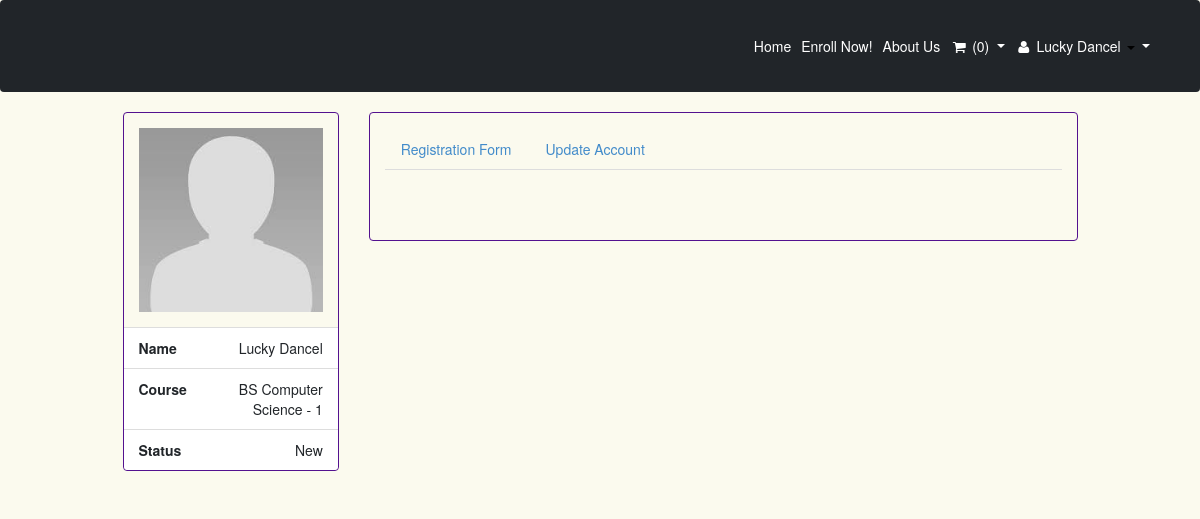
Page /index.php?q=profile (signed in) on the committed database.
### tables this page shows
CREATE TABLE `tblstudent` (
  `S_ID` int(11) NOT NULL,
  `IDNO` int(20) NOT NULL,
  `FNAME` varchar(40) NOT NULL,
  `LNAME` varchar(40) NOT NULL,
  `MNAME` varchar(40) NOT NULL,
  `SEX` varchar(10) NOT NULL DEFAULT 'Male',
  `BDAY` date NOT NULL,
  `BPLACE` text NOT NULL,
  `STATUS` varchar(30) NOT NULL,
  `AGE` int(30) NOT NULL,
  `NATIONALITY` varchar(40) NOT NULL,
  `RELIGION` varchar(255) NOT NULL,
  `CONTACT_NO` varchar(40) NOT NULL,
  `HOME_ADD` text NOT NULL,
  `ACC_USERNAME` varchar(255) NOT NULL,
  `ACC_PASSWORD` text NOT NULL,
  `student_status` text NOT NULL,
  `YEARLEVEL` int(11) NOT NULL,
  `STUDSECTION` int(11) NOT NULL,
  `COURSE_ID` int(11) NOT NULL,
  `STUDPHOTO` varchar(255) NOT NULL,
  `SEMESTER` varchar(30) NOT NULL,
  `SYEAR` varchar(30) NOT NULL,
  `NewEnrollees` tinyint(1) NOT NULL
);

CREATE TABLE `course` (
  `COURSE_ID` int(11) NOT NULL,
  `COURSE_NAME` varchar(30) NOT NULL,
  `COURSE_LEVEL` varchar(50) NOT NULL DEFAULT '1',
  `COURSE_MAJOR` varchar(30) NOT NULL DEFAULT 'None',
  `COURSE_DESC` varchar(255) NOT NULL,
  `DEPT_ID` int(11) NOT NULL,
  `SETSEMESTER` varchar(90) NOT NULL
);

### index.php (called while the page is built, shortened)
<?php
require_once ("include/initialize.php");
$view = (isset($_GET['q']) && $_GET['q'] != '') ? $_GET['q'] : '';
switch ($view) {
 	case 'profile' :
        $title="Profile";
		break;
}
require_once("theme/templates.php");
?>

### include/database.php (called while the page is built, shortened)
<?php
class Database {
	var $sql_string = '';
	public $conn;
	public function open_connection() {
		$this->conn = mysqli_connect(server,user,pass);
		if(!$this->conn){
			echo "Problem in database connection! Contact administrator!";
			exit();
		}else{
			$db_select = mysqli_select_db($this->conn,database_name);
		}
	}
	function setQuery($sql='') {
		$this->sql_string=$sql;
	}
	function executeQuery() {
		$result = mysqli_query($this->conn,$this->sql_string);
		return $result;
	}
	private function confirm_query($result) {
		return $result;
	}
	function loadSingleResult() {
		$cur = $this->executeQuery();
		while ($row = mysqli_fetch_object($cur)) {
		return $data = $row;
		}
	}
}
$mydb = new Database();
?>

### include/students.php (called while the page is built, shortened)
<?php
require_once(LIB_PATH.DS.'database.php');
class Student {
	protected static  $tblname = "tblstudent";
	function single_student($id=""){
			global $mydb;
			$mydb->setQuery("SELECT * FROM ".self::$tblname."
				Where IDNO= '{$id}' LIMIT 1");
			$cur = $mydb->loadSingleResult();
			return $cur;
	}
}
?>

### include/courses.php (called while the page is built, shortened)
<?php
require_once(LIB_PATH.DS.'database.php');
class Course {
	protected static  $tblname = "course";
	function single_course($id=""){
			global $mydb;
			$mydb->setQuery("SELECT * FROM ".self::$tblname."
				Where COURSE_ID= '{$id}' LIMIT 1");
			$cur = $mydb->loadSingleResult();
			return $cur;
	}
}
?>

### theme/templates.php (shortened to what this page needs)
<!DOCTYPE html>
<html lang="en">
    <head>
        <link href="<?php echo web_root; ?>css/styles.css" rel="stylesheet" />
        <link href="<?php echo web_root; ?>css/bootstrap.min.css" rel="stylesheet">
        <link href="<?php echo web_root; ?>font/css/font-awesome.min.css" rel="stylesheet" type="text/css">
    </head>
    <body>
        <nav class="navbar navbar-expand-lg navbar-dark bg-dark">
            <div class="container">
                <a class="navbar-brand" href="#"><img src="img/UCC.png" height="50px"> University of Caloocan City</a>
                <div class="collapse navbar-collapse" id="navbarSupportedContent">
                    <ul class="navbar-nav ms-auto mb-2 mb-lg-0">
                      <li class="nav-item <?php echo (isset($_GET['q']) && $_GET['q']=='') ? "active" : false;?> ">
                        <a class="nav-link active" aria-current="page"href="<?php echo web_root.'index.php'; ?>">Home</a>
                      </li>
                      <li class="nav-item <?php echo (isset($_GET['q']) && ($_GET['q']=='enrol' || $_GET['q']=='subject')) ? "active" : false;?>" >
                        <a class="nav-link active" aria-current="page" href="<?php echo web_root.'index.php?q=enrol'; ?>">Enroll Now!</a>
                      </li>
                      <li class="nav-item <?php echo (isset($_GET['q']) && $_GET['q']=='about') ? "active" : false;?> ">
                        <a class="nav-link active" aria-current="page" href="<?php echo web_root.'index.php?q=about';  ?>">About Us</a>
                      </li>
                      <?php if (isset($_SESSION['IDNO']) ){
$student = New Student();
$singlestudent = $student->single_student($_SESSION['IDNO']);
if ($singlestudent->student_status=='New') {
?>
<li class="nav-item dropdown">
<a class="nav-link dropdown-toggle" id="navbarDropdown" data-toggle="tooltip" data-placement="bottom"  title="Subject to be taken"  href="<?php echo web_root.'index.php?q=cart';  ?>">
 <i class="fa fa-shopping-cart fa-fw"> </i> <?php echo  isset($cart) ? $cart : "(0)" ; ?>
</a>
</li>
<?php
}
?>
<li class="nav-item dropdown">
 <a class="nav-link dropdown-toggle" id="navbarDropdown" data-toggle="dropdown" href="#" aria-expanded="false">
    <i class="fa fa-user fa-fw"></i>
      <?php echo $singlestudent->FNAME. ' ' . $singlestudent->LNAME ; ?>
    <i class="caret"> </i>
 </a>
</li>
<?php  } else{?>
<li  class="nav-item"><a class="nav-link active" aria-current="page" data-toggle="tooltip" data-placement="left" title="Enrol Now" href="<?php echo web_root.'index.php?q=enrol'; ?>">Log In</a></li>
<?php } ?>
                    </ul>
                </div>
            </div>
        </nav>
        <div class="col-md-10 col-md-push-1 ">
        <div class="row">
          <div id="page-wrapper">
               <?php
          if($title=='Profile'){
                require_once $content;
        }
?>
       </div>
      </div>
  </div>
    </body>
</html>

### student/profile.php (shortened to what this page needs)
<?php
    $student = New Student();
    $res = $student->single_student($_SESSION['IDNO']);
    $course = New Course();
    $resCourse = $course->single_course($res->COURSE_ID);
	?>
  		<div class="col-sm-3">
          <div class="panel">
            <div id="img_profile" class="panel-body">
            <a href="" data-target="#myModal" data-toggle="modal" >
            <img title="profile image" class="img-hover"   src="<?php
            if (empty($res->STUDPHOTO)) {
              echo web_root . 'student/student_image/ava.jpg';
            } else {
              echo web_root . 'student/' . $res->STUDPHOTO;
            }
            ?>">
            </a>
             </div>
          <ul class="list-group  ">
               <li class="list-group-item text-right"><span class="pull-left"><strong>Name</strong></span> <?php echo $res->FNAME .' '.$res->LNAME; ?> </li>
              <li class="list-group-item text-right"><span class="pull-left"><strong>Course</strong></span> <?php echo $resCourse->COURSE_NAME . ' - '.$resCourse->COURSE_LEVEL;?> </li>
               <li class="list-group-item text-right"><span class="pull-left"><strong>Status</strong></span> <?php echo $res->student_status; ?> </li>
          </ul>
        </div>
    </div>
<div class="col-sm-9">
<div class="panel">
  <div class="panel-body">
  <ul class="nav nav-tabs" id="myTab">
    <li><a href="#grades" data-toggle="tab">Registration Form</a></li>
    <li><a href="#settings" data-toggle="tab">Update Account</a></li>
  </ul>
  <div class="tab-content">
    <div class="tab-pane active" id="home">
    <br/>
    <div class="col-md-12">
    </div>
             </div>
  </div>
 </div>
</div>
</div>

### student/profile.php (style rules this page uses)
#img_profile { width: 100%; height:auto; }
#img_profile > a > img { width: 100%; height:auto; }

### rows in the picture
tblstudent: FNAME "Lucky", LNAME "Dancel", student_status "New"
course: COURSE_NAME "BS Computer Science", COURSE_LEVEL "1"
